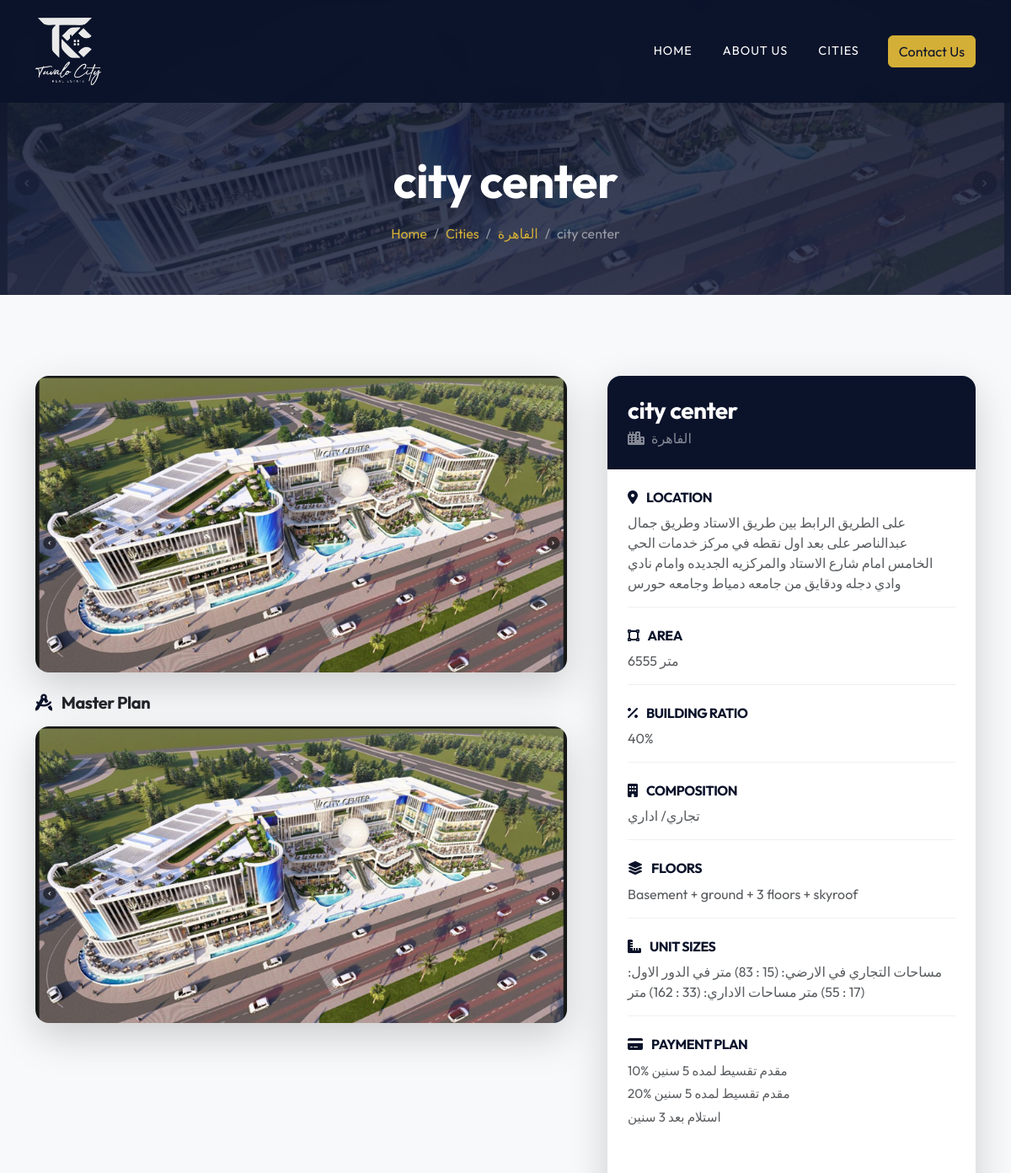
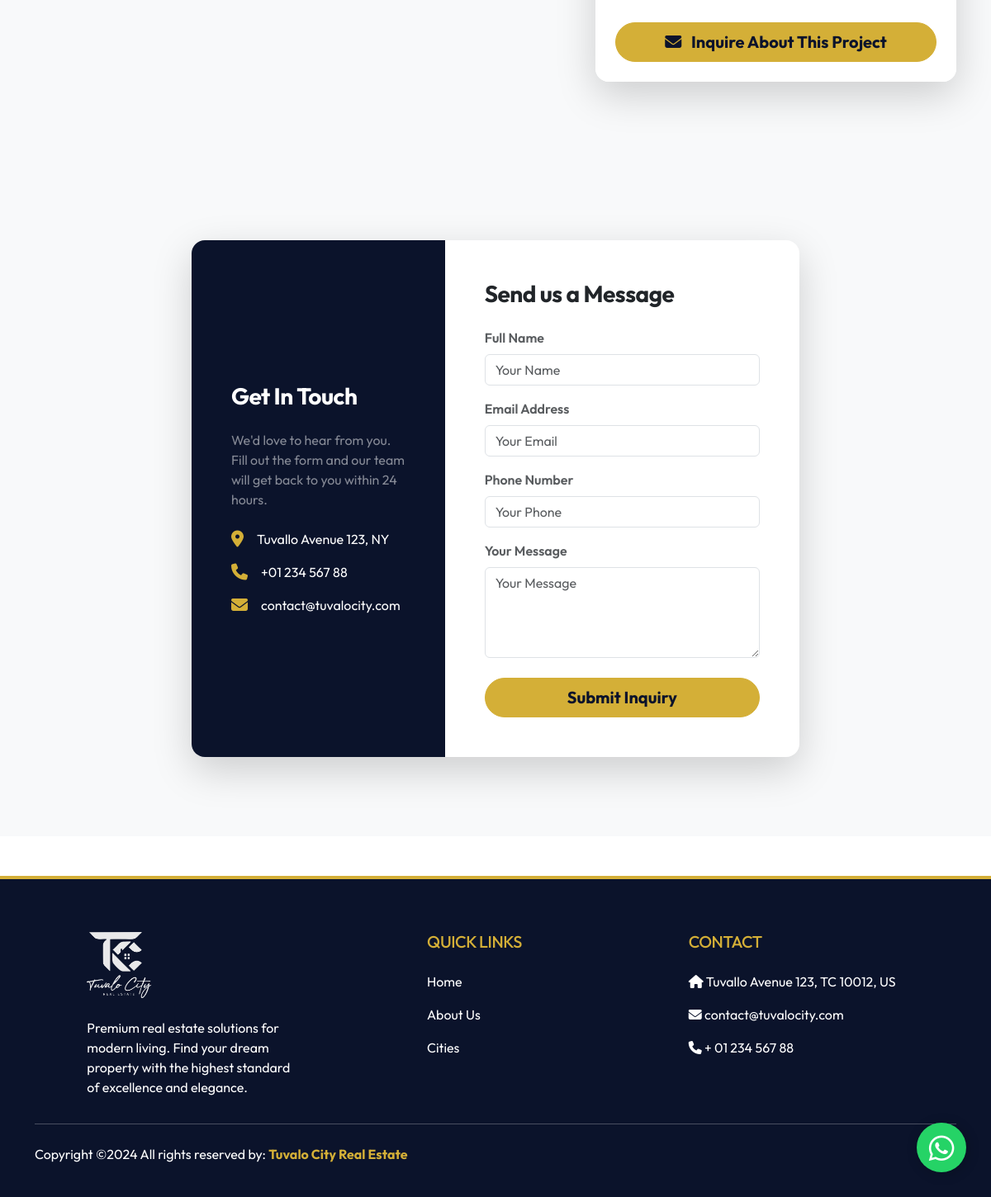
The app's page /projects/2/ with its own data (2 pictures, top to bottom).
### core/models.py (models this page shows, shortened)
class Project(models.Model):
    city = models.ForeignKey(City, on_delete=models.CASCADE, related_name="projects")
    name = models.CharField(max_length=255)
    image = models.ImageField(upload_to="projects/")
    masterplan_image = models.ImageField(
        upload_to="projects/masterplans/", blank=True, null=True
    )
    location = models.TextField(help_text="Location description")
    area = models.CharField(max_length=255, help_text="Total area/space of the project")
    building_ratio = models.CharField(
        max_length=100, blank=True, null=True, help_text="e.g. 50%, 35%"
    )
    composition = models.CharField(
        max_length=255,
        blank=True,
        null=True,
        help_text="e.g. residential/hotel, commercial/admin/residential",
    )
    floors = models.CharField(
        max_length=255,
        blank=True,
        null=True,
        help_text="e.g. Basement + ground + 3 floors",
    )
    unit_sizes = models.CharField(
        max_length=255, blank=True, null=True, help_text="e.g. (45 : 127) m²"
    )
    payment_plan = models.TextField(
        blank=True, null=True, help_text="Payment plan details"
    )
    created_at = models.DateTimeField(auto_now_add=True)
    class Meta:
        ordering = ["-created_at"]

class City(models.Model):
    name = models.CharField(max_length=255)
    image = models.ImageField(upload_to="cities/")
    class Meta:
        verbose_name_plural = "Cities"
        ordering = ["name"]

### core/views.py (the view)
# urls.py: path("projects/<int:project_id>/", views.project_detail, name="project_detail"),
def project_detail(request, project_id):
    project = get_object_or_404(Project, pk=project_id)
    if request.method == "POST":
        form = LeadForm(request.POST)
        if form.is_valid():
            form.save()
            messages.success(
                request, "Thank you! Your message has been sent successfully."
            )
            return redirect("core:project_detail", project_id=project.id)
        else:
            messages.error(request, "Please correct the errors below.")
    else:
        form = LeadForm()
    return render(
        request,
        "core/project_detail.html",
        {
            "project": project,
            "form": form,
        },
    )

### core/templates/core/project_detail.html
{% extends 'core/base.html' %}
{% load static %}
{% block content %}
<section class="page-header d-flex align-items-center" style="background: linear-gradient(rgba(11, 19, 43, 0.85), rgba(28, 37, 65, 0.85)), url('{{ project.image.url }}') center/cover;">
    <div class="container text-center">
        <h1 class="display-4 fw-bold text-white mb-3">{{ project.name }}</h1>
        <nav aria-label="breadcrumb">
            <ol class="breadcrumb justify-content-center mb-0">
                <li class="breadcrumb-item"><a href="{% url 'core:landing_page' %}" class="text-warning text-decoration-none">Home</a></li>
                <li class="breadcrumb-item"><a href="{% url 'core:all_cities' %}" class="text-warning text-decoration-none">Cities</a></li>
                <li class="breadcrumb-item"><a href="{% url 'core:city_detail' project.city.id %}" class="text-warning text-decoration-none">{{ project.city.name }}</a></li>
                <li class="breadcrumb-item active text-white-50" aria-current="page">{{ project.name }}</li>
            </ol>
        </nav>
    </div>
</section>
<section class="py-5 bg-light">
    <div class="container py-5">
        <div class="row g-5">
            <div class="col-lg-7">
                <div class="mb-4">
                    <img src="{{ project.image.url }}" class="img-fluid rounded-4 shadow-lg w-100 project-detail-img" alt="{{ project.name }}">
                </div>
                {% if project.masterplan_image %}
                <div>
                    <h5 class="fw-bold mb-3"><i class="fas fa-drafting-compass text-primary me-2"></i> Master Plan</h5>
                    <img src="{{ project.masterplan_image.url }}" class="img-fluid rounded-4 shadow-lg w-100 project-detail-img" alt="{{ project.name }} Master Plan">
                </div>
                {% endif %}
            </div>
            <div class="col-lg-5">
                <div class="card border-0 shadow-lg rounded-4 overflow-hidden sticky-top" style="top: 120px;">
                    <div class="card-header bg-primary text-white p-4">
                        <h3 class="fw-bold mb-1">{{ project.name }}</h3>
                        <p class="mb-0 text-white-50"><i class="fas fa-city me-2"></i>{{ project.city.name }}</p>
                    </div>
                    <div class="card-body p-4">
                        <div class="detail-item mb-4">
                            <h6 class="fw-bold text-primary text-uppercase mb-2">
                                <i class="fas fa-map-marker-alt me-2"></i> Location
                            </h6>
                            <p class="text-muted mb-0">{{ project.location|linebreaksbr }}</p>
                        </div>
                        <div class="detail-item mb-4">
                            <h6 class="fw-bold text-primary text-uppercase mb-2">
                                <i class="fas fa-vector-square me-2"></i> Area
                            </h6>
                            <p class="text-muted mb-0">{{ project.area }}</p>
                        </div>
                        {% if project.building_ratio %}
                        <div class="detail-item mb-4">
                            <h6 class="fw-bold text-primary text-uppercase mb-2">
                                <i class="fas fa-percentage me-2"></i> Building Ratio
                            </h6>
                            <p class="text-muted mb-0">{{ project.building_ratio }}</p>
                        </div>
                        {% endif %}
                        {% if project.composition %}
                        <div class="detail-item mb-4">
                            <h6 class="fw-bold text-primary text-uppercase mb-2">
                                <i class="fas fa-building me-2"></i> Composition
                            </h6>
                            <p class="text-muted mb-0">{{ project.composition }}</p>
                        </div>
                        {% endif %}
                        {% if project.floors %}
                        <div class="detail-item mb-4">
                            <h6 class="fw-bold text-primary text-uppercase mb-2">
                                <i class="fas fa-layer-group me-2"></i> Floors
                            </h6>
                            <p class="text-muted mb-0">{{ project.floors }}</p>
                        </div>
                        {% endif %}
                        {% if project.unit_sizes %}
                        <div class="detail-item mb-4">
                            <h6 class="fw-bold text-primary text-uppercase mb-2">
                                <i class="fas fa-ruler-combined me-2"></i> Unit Sizes
                            </h6>
                            <p class="text-muted mb-0">{{ project.unit_sizes }}</p>
                        </div>
                        {% endif %}
                        {% if project.payment_plan %}
                        <div class="detail-item mb-3">
                            <h6 class="fw-bold text-primary text-uppercase mb-2">
                                <i class="fas fa-credit-card me-2"></i> Payment Plan
                            </h6>
                            <div class="text-muted payment-plan-text">{{ project.payment_plan|linebreaksbr }}</div>
                        </div>
                        {% endif %}
                    </div>
                    <div class="card-footer bg-white p-4 border-0">
                        <a href="#contact" class="btn btn-primary btn-lg w-100 rounded-pill fw-bold custom-btn">
                            <i class="fas fa-envelope me-2"></i> Inquire About This Project
                        </a>
                    </div>
                </div>
            </div>
        </div>
    </div>
</section>
{% include 'core/_contact_form.html' %}
{% endblock %}

### core/templates/core/base.html (shortened to what this page needs)
<!DOCTYPE html>
<html lang="en">
<head>
    <link href="https://cdn.jsdelivr.net/npm/bootstrap@5.3.2/dist/css/bootstrap.min.css" rel="stylesheet">
    <link rel="stylesheet" href="https://cdnjs.cloudflare.com/ajax/libs/font-awesome/6.4.0/css/all.min.css">
    {% load static %}
    <link rel="stylesheet" href="{% static 'core/css/style.css' %}">
</head>
<body>
    {% include 'core/_navbar.html' %}
    <main>
        {% block content %}
        {% endblock %}
    </main>
    {% include 'core/_footer.html' %}
    <a href="https://wa.me/123456788" class="floating-whatsapp" target="_blank" area-label="Chat with us on WhatsApp">
        <i class="fab fa-whatsapp"></i>
    </a>
</body>
</html>

### core/templates/core/_navbar.html (shortened to what this page needs)
{% load static %}
<nav class="navbar navbar-expand-lg navbar-dark fixed-top custom-navbar">
    <div class="container">
        <a class="navbar-brand d-flex align-items-center" href="{% url 'core:landing_page' %}">
            <img src="{% static 'core/images/tuvalo_logo.png' %}" alt="Tuvalo City Logo" height="80" class="d-inline-block align-text-top me-2">
        </a>
        <div class="collapse navbar-collapse" id="navbarNav">
            <ul class="navbar-nav ms-auto align-items-center">
                <li class="nav-item">
                    <a class="nav-link" href="{% url 'core:landing_page' %}#intro">Home</a>
                </li>
                <li class="nav-item">
                    <a class="nav-link" href="{% url 'core:landing_page' %}#about">About Us</a>
                </li>
                <li class="nav-item">
                    <a class="nav-link" href="{% url 'core:all_cities' %}">Cities</a>
                </li>
                <li class="nav-item ms-lg-3 mt-3 mt-lg-0">
                    <a class="btn btn-primary custom-btn" href="{% url 'core:landing_page' %}#contact">Contact Us</a>
                </li>
            </ul>
        </div>
    </div>
</nav>

### core/templates/core/_contact_form.html (shortened to what this page needs)
<section id="contact" class="py-5 bg-light">
    <div class="container py-5">
        <div class="row justify-content-center">
            <div class="col-lg-8">
                <div class="card border-0 shadow-lg rounded-4 overflow-hidden">
                    <div class="row g-0">
                        <div class="col-md-5 bg-primary text-white p-5 d-flex flex-column justify-content-center">
                            <h3 class="fw-bold mb-4">Get In Touch</h3>
                            <p class="mb-4 text-white-50">We'd love to hear from you. Fill out the form and our team will get back to you within 24 hours.</p>
                            <div class="d-flex align-items-center mb-3">
                                <i class="fas fa-map-marker-alt me-3 fs-5 text-warning"></i>
                                <span>Tuvallo Avenue 123, NY</span>
                            </div>
                            <div class="d-flex align-items-center mb-3">
                                <i class="fas fa-phone me-3 fs-5 text-warning"></i>
                                <span>+01 234 567 88</span>
                            </div>
                            <div class="d-flex align-items-center">
                                <i class="fas fa-envelope me-3 fs-5 text-warning"></i>
                                <span>contact@tuvalocity.com</span>
                            </div>
                        </div>
                        <div class="col-md-7 p-5">
                            <h3 class="fw-bold mb-4 text-dark">Send us a Message</h3>
                            <form method="POST">
                                <div class="mb-3">
                                    <label for="{{ form.name.id_for_label }}" class="form-label fw-semibold text-muted">Full Name</label>
                                    {{ form.name }}
                                </div>
                                <div class="mb-3">
                                    <label for="{{ form.email.id_for_label }}" class="form-label fw-semibold text-muted">Email Address</label>
                                    {{ form.email }}
                                </div>
                                <div class="mb-3">
                                    <label for="{{ form.phone.id_for_label }}" class="form-label fw-semibold text-muted">Phone Number</label>
                                    {{ form.phone }}
                                </div>
                                <div class="mb-4">
                                    <label for="{{ form.message.id_for_label }}" class="form-label fw-semibold text-muted">Your Message</label>
                                    {{ form.message }}
                                </div>
                                <button type="submit" class="btn btn-primary btn-lg w-100 rounded-pill fw-bold custom-btn">Submit Inquiry</button>
                            </form>
                        </div>
                    </div>
                </div>
            </div>
        </div>
    </div>
</section>

### core/templates/core/_footer.html (shortened to what this page needs)
{% load static %}
<footer class="text-center text-lg-start custom-footer bg-dark text-white pt-5 pb-4 mt-5">
    <div class="container text-center text-md-start">
        <div class="row text-center text-md-start">
            <div class="col-md-3 col-lg-3 col-xl-3 mx-auto mt-3">
                <img src="{% static 'core/images/tuvalo_logo.png' %}" alt="Tuvalo City Logo" height="80" class="mb-4">
                <p>
                    Premium real estate solutions for modern living. Find your dream property with the highest standard of excellence and elegance.
                </p>
            </div>
            <div class="col-md-2 col-lg-2 col-xl-2 mx-auto mt-3">
                <h5 class="text-uppercase mb-4 font-weight-bold text-warning">Quick Links</h5>
                <p>
                    <a href="{% url 'core:landing_page' %}#intro" class="text-white text-decoration-none">Home</a>
                </p>
                <p>
                    <a href="{% url 'core:landing_page' %}#about" class="text-white text-decoration-none">About Us</a>
                </p>
                <p>
                    <a href="{% url 'core:all_cities' %}" class="text-white text-decoration-none">Cities</a>
                </p>
            </div>
            <div class="col-md-4 col-lg-3 col-xl-3 mx-auto mt-3">
                <h5 class="text-uppercase mb-4 font-weight-bold text-warning">Contact</h5>
                <p>
                    <i class="fas fa-home mr-3"></i> Tuvallo Avenue 123, TC 10012, US
                </p>
                <p>
                    <i class="fas fa-envelope mr-3"></i> contact@tuvalocity.com
                </p>
                <p>
                    <i class="fas fa-phone mr-3"></i> + 01 234 567 88
                </p>
            </div>
        </div>
        <hr class="mb-4">
        <div class="row align-items-center">
            <div class="col-md-7 col-lg-8">
                <p> Copyright ©2024 All rights reserved by:
                    <a href="#" class="text-decoration-none">
                        <strong class="text-warning">Tuvalo City Real Estate</strong>
                    </a>
                </p>
            </div>
        </div>
    </div>
</footer>

### records on screen
Project: image (picture), name "city center", city.name "الفاهرة", masterplan_image (picture), location "على الطريق الرابط بين طريق الاستاد وطريق جمال عبدالناصر على بعد اول نقطه في مركز خدمات الحي الخامس امام شارع الاستاد والمركزيه الجديده وامام نادي وادي دجله ودقايق من جامعه دمياط وجامعه حورس", area "6555 متر", building_ratio "40%", composition "تجاري/ اداري", floors "Basement + ground + 3 floors + skyroof", unit_sizes "مساحات التجاري في الارضي: (15 : 83) متر في الدور الاول: (17 : 55) متر مساحات الاداري: (33 : 162) متر", payment_plan "10% مقدم تقسيط لمده 5 سنين 20% مقدم تقسيط لمده 5 سنين استلام بعد 3 سنين"
